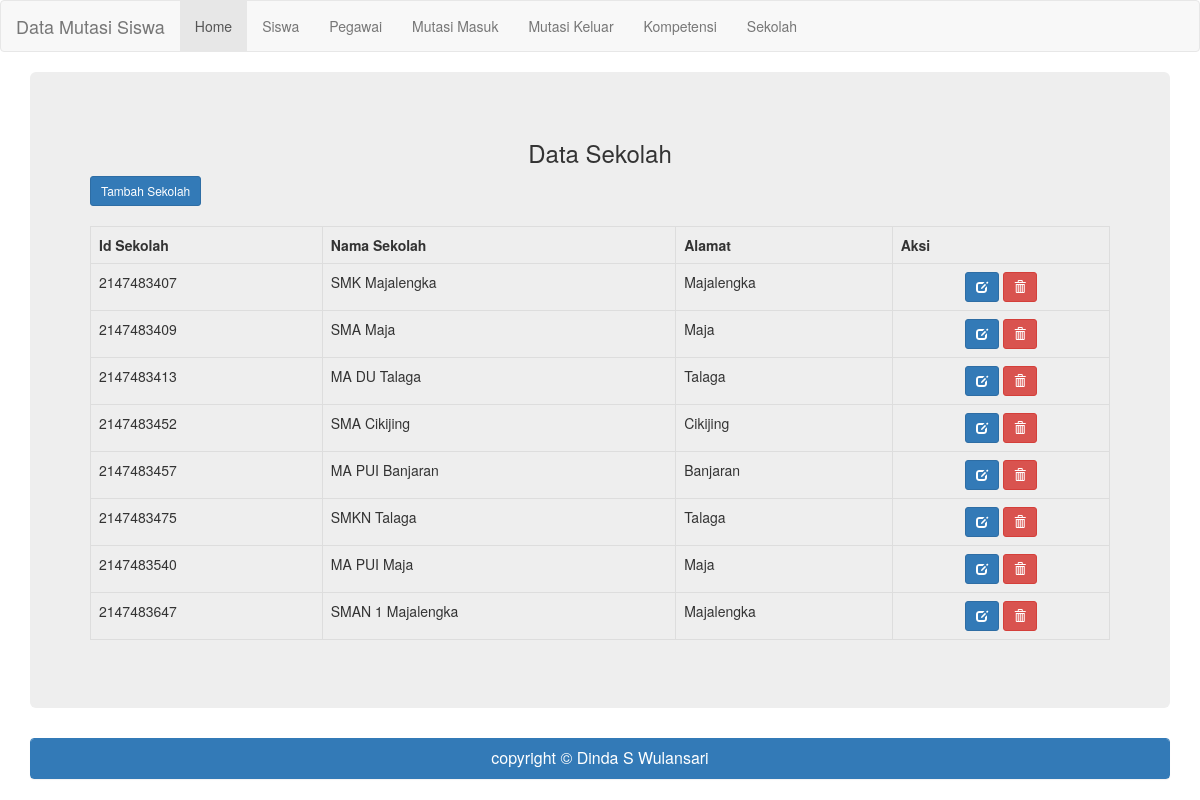
The app's page /?halaman=sekolah with its own data.
### tables this page shows
CREATE TABLE IF NOT EXISTS `data_sekolah` (
  `id_sekolah` int(11) NOT NULL,
  `nama_sekolah` varchar(60) NOT NULL,
  `alamat` varchar(60) NOT NULL
);

### sekolah.php (the view, shortened to what this page needs)
<?php
include("koneksi.php");
?>
<h3 align="center">Data Sekolah</h3>
<a href="?halaman=sekolah_tambah" class="btn btn-primary btn-sm">Tambah Sekolah</a><br /><br />
<div class="table-responsive">
	<table class="table table-bordered table-hover">
		<tr>
			<th>Id Sekolah</th>
			<th>Nama Sekolah</th>
			<th>Alamat</th>
			<th>Aksi</th>
		</tr>
<?php
	$query=("SELECT * FROM data_sekolah");
	$lihat = mysqli_query($koneksi, $query) or die ('Error, query failed. ' .mysqli_error());
	while($r=mysqli_fetch_array($lihat)){
?>
		<tr>
			<td><?php echo"$r[id_sekolah]";?></td>
			<td><?php echo"$r[nama_sekolah]";?></td>
			<td><?php echo"$r[alamat]";?></td>
			<td align="center">
				<a href="?halaman=sekolah_edit&id=<?php echo"$r[id_sekolah]";?>" title="Edit Data" class="btn btn-primary btn-sm"><span class="glyphicon glyphicon-edit" aria-hidden="true"></span></a>
				<a href="?halaman=sekolah_delete&id=<?php echo"$r[id_sekolah]";?>" title="Hapus Data" class="btn btn-danger btn-sm"><span class="glyphicon glyphicon-trash" aria-hidden="true"></span></a>
		</tr>
<?php
	} ?>
</table>
</div>

### records on screen
data_sekolah: id_sekolah "2147483407", nama_sekolah "SMK Majalengka", alamat "Majalengka"
data_sekolah: id_sekolah "2147483409", nama_sekolah "SMA Maja", alamat "Maja"
data_sekolah: id_sekolah "2147483413", nama_sekolah "MA DU Talaga", alamat "Talaga"
data_sekolah: id_sekolah "2147483452", nama_sekolah "SMA Cikijing", alamat "Cikijing"
data_sekolah: id_sekolah "2147483457", nama_sekolah "MA PUI Banjaran", alamat "Banjaran"
data_sekolah: id_sekolah "2147483475", nama_sekolah "SMKN Talaga", alamat "Talaga"
data_sekolah: id_sekolah "2147483540", nama_sekolah "MA PUI Maja", alamat "Maja"
data_sekolah: id_sekolah "2147483647", nama_sekolah "SMAN 1 Majalengka", alamat "Majalengka"
